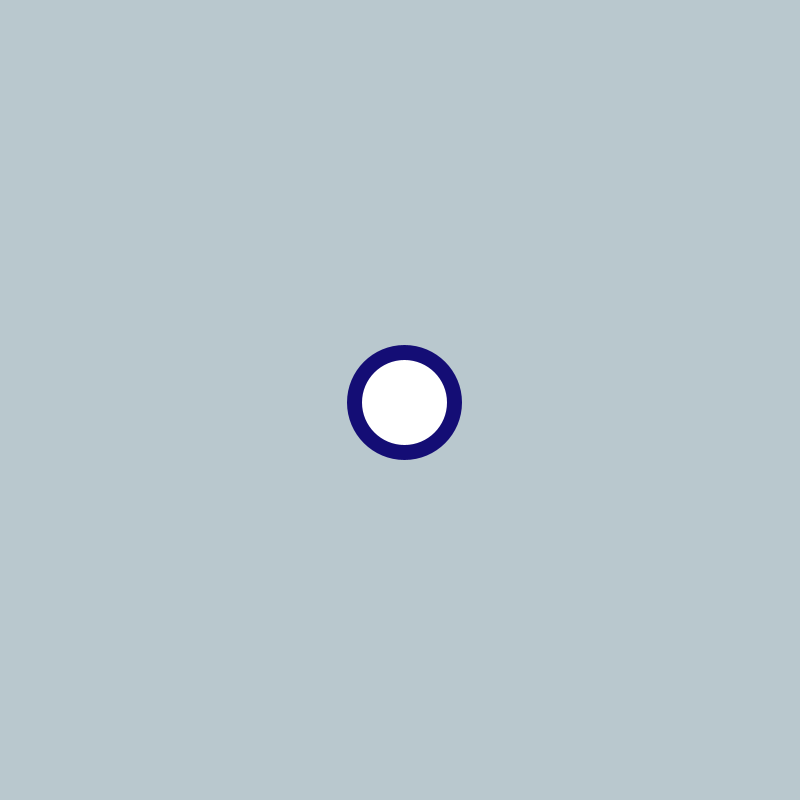
Frame 1 (no input)
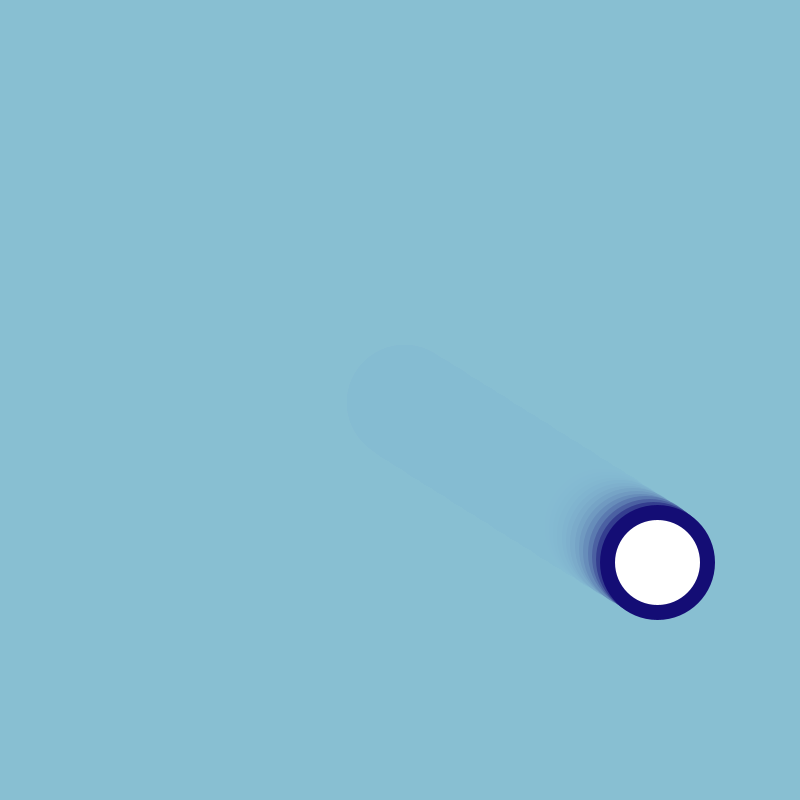
Frame 60 (the mouse pressed at the canvas centre just before this capture)
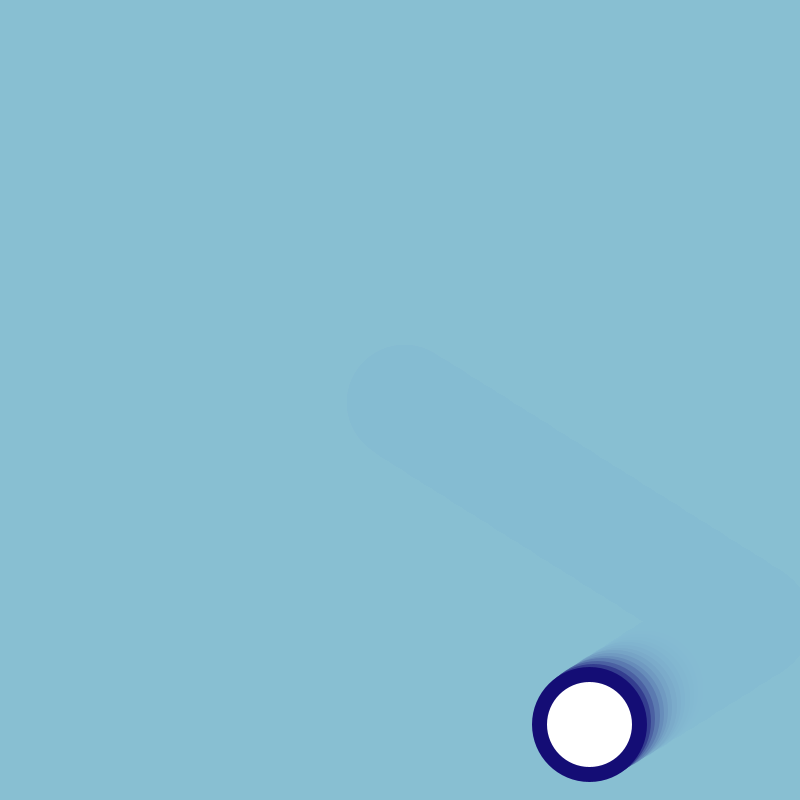
Frame 120 (the mouse held since frame 60 and released just before this capture)

The Processing sketch that drew these frames (run headless with seeded random() and noise(); from frame 60 on, the mouse is pressed at the canvas centre):

// Processing sketch: CCW_step4_StrokeFillTransparency
// ── CCW_step4_StrokeFillTransparency.pde
float ball_diameter = 100;
PVector ball_position;
PVector ball_velocity;

void setup(){
  size(800, 800);
  
  ball_position = new PVector(width/2, height/2);
  ball_velocity = new PVector(4.3, 2.7); 
}

void draw(){
  //background(136, 189, 212, 80);
  noStroke();
  fill(136, 189, 212, 70);
  rect(0, 0, width, height);
  
  if(ball_position.x + ball_diameter/2 >= width || ball_position.x - ball_diameter/2 <= 0) {
    ball_velocity.x *= -1;
  }
  
  if(ball_position.y + ball_diameter/2 >= width || ball_position.y - ball_diameter/2 <= 0) {
    ball_velocity.y *= -1;
  }
  
  strokeWeight(15);
  stroke(20, 13, 117);
  fill(255);
  ball_position.add(ball_velocity);
  circle(ball_position.x, ball_position.y, ball_diameter);
}
